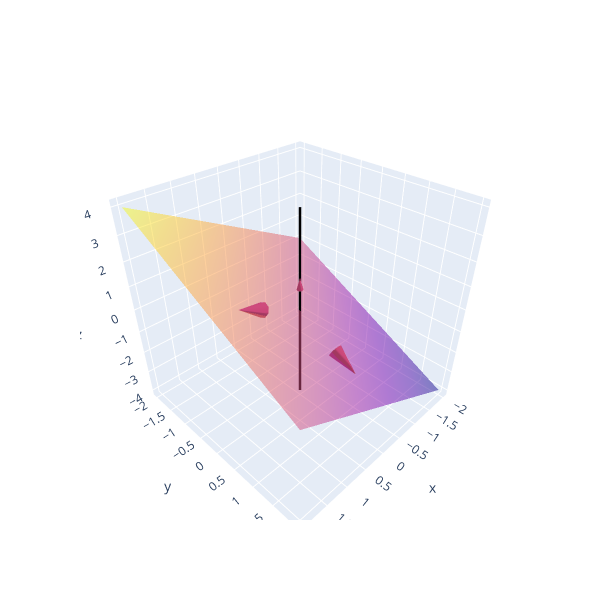

The code cell stored with this chart in its notebook:
### Markdown cell above
#### Exercício 02
Considere o subespaço do $\mathbb{R}^3$ $$U = \{(x,y,z)\in\mathbb{R}^3; \; x-y-z=0\}$$
- Obtenha um subespaço $W$ tal que $\mathbb{R}^3 = U \oplus W$.
- Implemente uma visualização para os subespaços $U$ e $W$.
- Mostre que todo vetor do $\mathbb{R}^3$ pode ser escrito de modo único como combinação linear dos vetores de $B = B_1 \cup B_2$, onde $B_1$ e $B_2$ são bases de $U$ e $W$, respectivamente.

### Code cell
import plotly.graph_objects as go
import plotly.figure_factory as ff

xx, yy = np.meshgrid(range(-2, 3), range(-2, 3))
zz = xx - yy

fig = go.Figure()

fig.add_trace(go.Surface(x=xx, y=yy, z=zz, opacity=0.5, showscale=False, name="Subespaço U"))
fig.add_trace(go.Cone(x=[1], y=[0], z=[1], u=[1], v=[0], w=[1], showscale=False, name="u1"))
fig.add_trace(go.Cone(x=[0], y=[1], z=[-1], u=[0], v=[1], w=[-1], showscale=False, name="u2"))

fig.add_trace(go.Scatter3d(x = [0, 0], y = [0, 0], z = [-4, 4], name="Subespaço W", mode="lines", line=dict(color="black", width=5)))
fig.add_trace(go.Cone(x=[0], y=[0], z=[1], u=[0], v=[0], w=[1], showscale=False, name="w1"))

fig.update_layout(
    scene_aspectmode='cube',
    autosize=False,
    width=600,
    height=600,
)

fig.show()

### Figure 1 — Plotly figure (JSON) as saved in the notebook; plotly's stock layout.template omitted (floating-point values rounded to 4 significant figures)
{"data": [{"name": "Subespaço U", "opacity": 0.5, "showscale": false, "type": "surface", "x": [[-2, -1, 0, 1, 2], [-2, -1, 0, 1, 2], [-2, -1, 0, 1, 2], [-2, -1, 0, 1, 2], [-2, -1, 0, 1, 2]], "y": [[-2, -2, -2, -2, -2], [-1, -1, -1, -1, -1], [0, 0, 0, 0, 0], [1, 1, 1, 1, 1], [2, 2, 2, 2, 2]], "z": [[0, 1, 2, 3, 4], [-1, 0, 1, 2, 3], [-2, -1, 0, 1, 2], [-3, -2, -1, 0, 1], [-4, -3, -2, -1, 0]]}, {"name": "u1", "showscale": false, "type": "cone", "u": [1], "v": [0], "w": [1], "x": [1], "y": [0], "z": [1]}, {"name": "u2", "showscale": false, "type": "cone", "u": [0], "v": [1], "w": [-1], "x": [0], "y": [1], "z": [-1]}, {"line": {"color": "black", "width": 5}, "mode": "lines", "name": "Subespaço W", "type": "scatter3d", "x": [0, 0], "y": [0, 0], "z": [-4, 4]}, {"name": "w1", "showscale": false, "type": "cone", "u": [0], "v": [0], "w": [1], "x": [0], "y": [0], "z": [1]}], "layout": {"autosize": false, "height": 600, "scene": {"aspectmode": "cube"}, "width": 600}}
